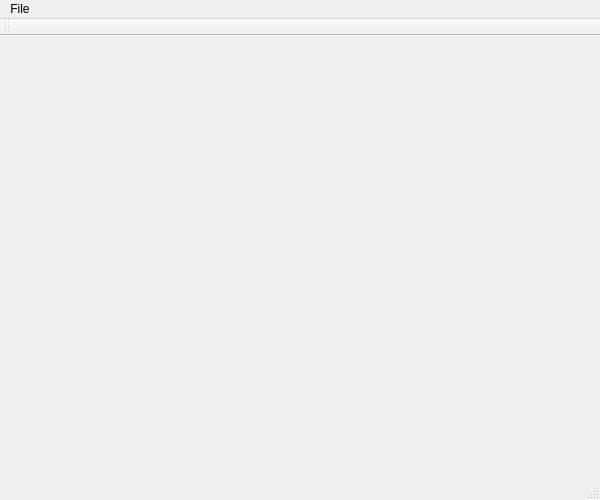
<?xml version="1.0" encoding="UTF-8"?>
<ui version="4.0">
 <class>MainWindow</class>
 <widget class="QMainWindow" name="MainWindow">
  <property name="geometry">
   <rect>
    <x>0</x>
    <y>0</y>
    <width>600</width>
    <height>500</height>
   </rect>
  </property>
  <property name="windowTitle">
   <string>Model Manager</string>
  </property>
  <widget class="QWidget" name="centralWidget"/>
  <widget class="QMenuBar" name="menuBar">
   <property name="geometry">
    <rect>
     <x>0</x>
     <y>0</y>
     <width>600</width>
     <height>21</height>
    </rect>
   </property>
   <widget class="QMenu" name="menuNew">
    <property name="title">
     <string>File</string>
    </property>
    <addaction name="actionOpen"/>
    <addaction name="actionOpen_2"/>
    <addaction name="separator"/>
    <addaction name="actionExit"/>
   </widget>
   <addaction name="menuNew"/>
  </widget>
  <widget class="QToolBar" name="mainToolBar">
   <attribute name="toolBarArea">
    <enum>TopToolBarArea</enum>
   </attribute>
   <attribute name="toolBarBreak">
    <bool>false</bool>
   </attribute>
  </widget>
  <widget class="QStatusBar" name="statusBar"/>
  <action name="actionOpen">
   <property name="text">
    <string>New</string>
   </property>
   <property name="shortcut">
    <string>Ctrl+N</string>
   </property>
  </action>
  <action name="actionOpen_2">
   <property name="text">
    <string>Open</string>
   </property>
   <property name="shortcut">
    <string>Ctrl+O</string>
   </property>
  </action>
  <action name="actionExit">
   <property name="text">
    <string>Exit</string>
   </property>
  </action>
 </widget>
 <layoutdefault spacing="6" margin="11"/>
 <resources/>
 <connections/>
</ui>
